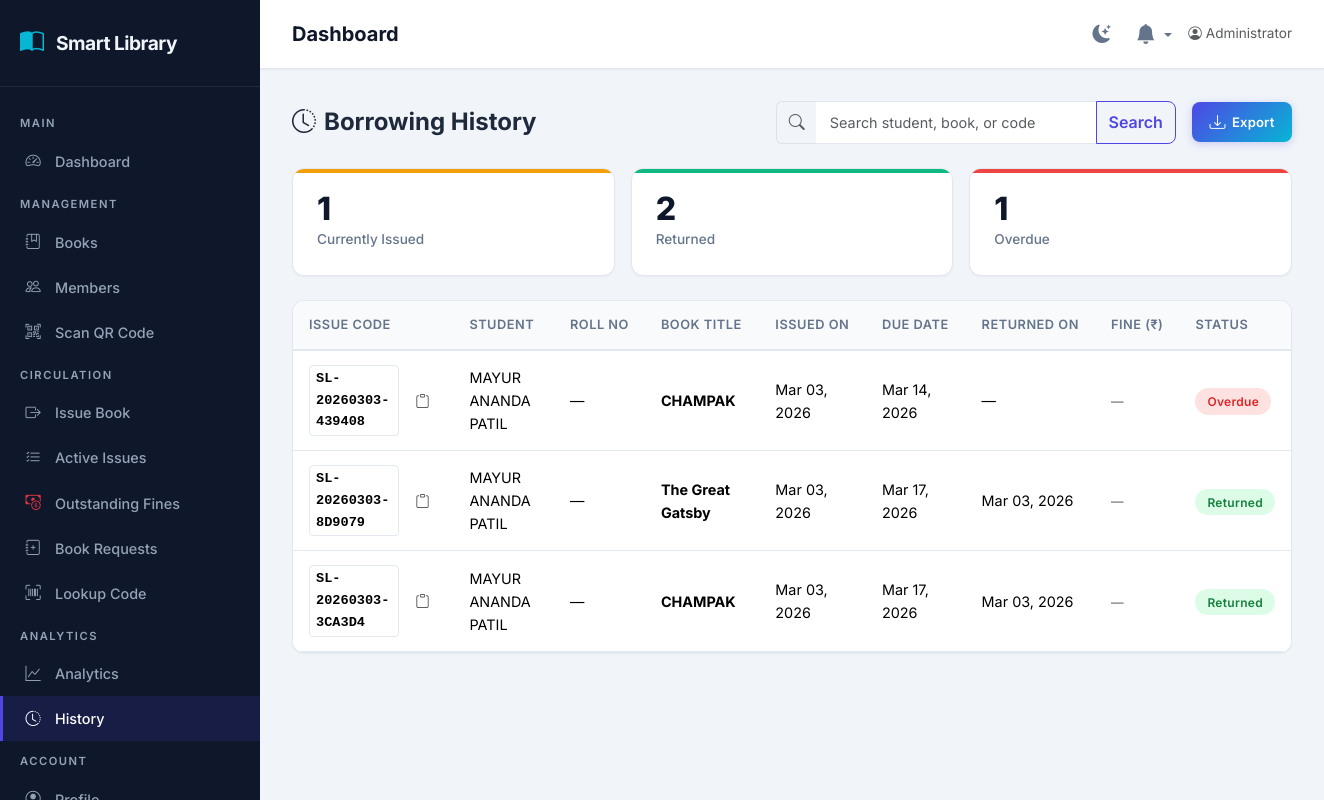
Page /admin/history (signed in) on the committed database.
### app/models.py (models this page shows, shortened)
class User(UserMixin, db.Model):
    __tablename__ = 'users'
    id = db.Column(db.Integer, primary_key=True)
    name = db.Column(db.String(120), nullable=False)
    email = db.Column(db.String(120), unique=True, nullable=False, index=True)
    password_hash = db.Column(db.String(256), nullable=False)
    role = db.Column(db.String(20), nullable=False, default='user', index=True)
    status = db.Column(db.String(20), nullable=False, default='active', index=True)
    created_at = db.Column(db.DateTime, nullable=False, default=datetime.utcnow)
    last_active_at = db.Column(db.DateTime, nullable=True)
    roll_number = db.Column(db.String(50), nullable=True, index=True)
    phone = db.Column(db.String(20), nullable=True)
    division = db.Column(db.String(20), nullable=True)
    department = db.Column(db.String(100), nullable=True)
    semester = db.Column(db.Integer, nullable=True)
    issued_books = db.relationship('IssuedBook', backref='user', lazy='dynamic')
    saved_books = db.relationship('SavedBook', backref='user', lazy='dynamic', cascade='all, delete-orphan')
    reviews = db.relationship('Review', backref='user', lazy='dynamic', cascade='all, delete-orphan')
    book_requests = db.relationship('BookRequest', backref='requester', lazy='dynamic', cascade='all, delete-orphan')
    @property
    def is_admin(self):
        return self.role and self.role.strip().lower() == 'admin'

class IssuedBook(db.Model):
    __tablename__ = 'issued_books'
    id = db.Column(db.Integer, primary_key=True)
    issue_code = db.Column(db.String(20), unique=True, nullable=False, index=True)
    user_id = db.Column(db.Integer, db.ForeignKey('users.id'), nullable=False, index=True)
    book_id = db.Column(db.Integer, db.ForeignKey('books.id'), nullable=False, index=True)
    copy_id = db.Column(db.Integer, db.ForeignKey('book_copies.id'), nullable=True, index=True)
    issue_date = db.Column(db.DateTime, nullable=False, default=datetime.utcnow)
    due_date = db.Column(db.DateTime, nullable=False, index=True)
    return_date = db.Column(db.DateTime, nullable=True)
    status = db.Column(db.String(20), nullable=False, default='issued', index=True)
    fine_amount = db.Column(db.Float, nullable=False, default=0.0)
    fine_paid = db.Column(db.Boolean, nullable=False, default=False)
    notified_due_soon = db.Column(db.Boolean, nullable=False, default=False)

class Book(db.Model):
    __tablename__ = 'books'
    id = db.Column(db.Integer, primary_key=True)
    access_number = db.Column(db.String(50), nullable=True, index=True)
    title = db.Column(db.String(255), nullable=False, index=True)
    author = db.Column(db.String(255), nullable=False, index=True)
    category = db.Column(db.String(100), nullable=False, index=True)
    publication = db.Column(db.String(255), nullable=False, default='Unknown')
    total_copies = db.Column(db.Integer, nullable=False, default=1)
    available_copies = db.Column(db.Integer, nullable=False, default=1)
    image_url = db.Column(db.String(500), nullable=True)  # Cloudinary secure URL
    image_public_id = db.Column(db.String(255), nullable=True)  # For deleting/replacing images
    created_at = db.Column(db.DateTime, nullable=False, default=datetime.utcnow)
    copies = db.relationship('BookCopy', backref='book', lazy='dynamic', cascade='all, delete-orphan')
    issued_records = db.relationship('IssuedBook', backref='book', lazy='dynamic')
    saved_by = db.relationship('SavedBook', backref='book', lazy='dynamic', cascade='all, delete-orphan')
    reviews = db.relationship('Review', backref='book', lazy='dynamic', cascade='all, delete-orphan')
    __table_args__ = (
        db.CheckConstraint('total_copies >= 0', name='ck_total_copies_non_negative'),
        db.CheckConstraint('available_copies >= 0', name='ck_available_copies_non_negative'),
        db.CheckConstraint('available_copies <= total_copies', name='ck_available_lte_total'),
    )

### app/routes/admin.py (the view, shortened to what this page needs)
@admin_bp.route('/history')
@admin_required
def history():
    search_query = request.args.get('q', '').strip()
    issue_service.update_overdue_books()
    q = IssuedBook.query.join(User).join(Book)
    all_issues = q.order_by(
        IssuedBook.return_date.isnot(None),
        IssuedBook.return_date.desc(),
        IssuedBook.issue_date.desc()
    ).all()
    total_query_all = IssuedBook.query.all()
    total = len(total_query_all)
    active = sum(1 for i in total_query_all if i.status in ('issued', 'overdue'))
    returned = sum(1 for i in total_query_all if i.status in ('returned', 'lost', 'damaged', 'lost_replaced', 'damaged_replaced'))
    overdue = sum(1 for i in total_query_all if i.status == 'overdue')
    return render_template('admin/history.html', history=all_issues,
                           total=total, active=active, returned=returned, overdue=overdue, search_query=search_query)

### app/models.py (called while the page is built)
@login_manager.user_loader
def load_user(user_id):
    return User.query.get(int(user_id))

### app/routes/admin.py (called while the page is built)
@admin_bp.before_request
@login_required
def before_request():
    from datetime import datetime
    if current_user.is_authenticated:
        current_user.last_active_at = datetime.utcnow()
        db.session.commit()

### app/services/issue_service.py (called while the page is built, shortened)
def update_overdue_books():
    now = datetime.utcnow()
    overdue_records = IssuedBook.query.filter(
        IssuedBook.status == 'issued',
        IssuedBook.due_date < now,
    ).all()
    for record in overdue_records:
        record.status = 'overdue'
    warning_deadline = now + timedelta(days=2)
    due_soon_records = IssuedBook.query.filter(
        IssuedBook.status == 'issued',
        IssuedBook.due_date <= warning_deadline,
        IssuedBook.due_date >= now,
        IssuedBook.notified_due_soon == False
    ).all()
    if overdue_records or due_soon_records:
        db.session.commit()
    return len(overdue_records)

### app/templates/admin/history.html (shortened to what this page needs)
{% extends "admin/layout.html" %}
{% block content %}
<div class="d-flex justify-content-between align-items-center mb-4 flex-wrap gap-3">
    <h1 class="h4 fw-700 mb-0"><i class="bi bi-clock-history me-2"></i>Borrowing History</h1>
    <div class="d-flex align-items-center gap-3">
        <form class="d-flex" style="width: 400px;" method="GET" action="{{ url_for('admin.history') }}">
            <div class="input-group">
                <span class="input-group-text bg-transparent border-end-0">
                    <i class="bi bi-search text-muted"></i>
                </span>
                <input type="text" class="form-control border-start-0" name="q" placeholder="Search student, book, or code"
                    value="{{ search_query }}">
                <button class="btn btn-outline-primary" type="submit">Search</button>
            </div>
        </form>
        <button type="button" class="btn-export" data-bs-toggle="modal" data-bs-target="#exportModal" title="Export records by date range">
            <i class="bi bi-download"></i>Export
        </button>
    </div>
</div>
<div class="row g-3 mb-4">
    <div class="col-sm-4">
        <div class="stat-card issued">
            <div class="stat-value">{{ active }}</div>
            <div class="stat-label">Currently Issued</div>
        </div>
    </div>
    <div class="col-sm-4">
        <div class="stat-card users">
            <div class="stat-value">{{ returned }}</div>
            <div class="stat-label">Returned</div>
        </div>
    </div>
    <div class="col-sm-4">
        <div class="stat-card overdue">
            <div class="stat-value">{{ overdue }}</div>
            <div class="stat-label">Overdue</div>
        </div>
    </div>
</div>
{% if history %}
<div class="table-olms">
    <div class="table-responsive">
        <table class="table table-hover mb-0">
            <thead>
                <tr>
                    <th>Issue Code</th>
                    <th>Student</th>
                    <th>Roll No</th>
                    <th>Book Title</th>
                    <th>Issued On</th>
                    <th>Due Date</th>
                    <th>Returned On</th>
                    <th>Fine (₹)</th>
                    <th>Status</th>
                </tr>
            </thead>
            <tbody>
                {% for issue in history %}
                <tr>
                    <td>
                        <div class="d-flex align-items-center gap-2">
                            <code
                                style="font-weight:600; font-size:.85rem; color:var(--text-color); background:var(--bg-card); padding:2px 6px; border:1px solid var(--border-color); border-radius:4px;"
                                id="code-{{ issue.issue_code }}">{{ issue.issue_code }}</code>
                            <button type="button" class="btn btn-sm py-0 px-2"
                                style="background:transparent; border:none; color:inherit; opacity:0.7;"
                                onclick="copyIssueCode('{{ issue.issue_code }}', this)" title="Copy Code"
                                onmouseover="this.style.opacity=1" onmouseout="this.style.opacity=0.7">
                                <i class="bi bi-clipboard"></i>
                            </button>
                        </div>
                    </td>
                    <td>{{ issue.user.name }}</td>
                    <td>{{ issue.user.roll_number or '—' }}</td>
                    <td><strong>{{ issue.book.title }}</strong></td>
                    <td>{{ issue.issue_date.strftime('%b %d, %Y') }}</td>
                    <td>{{ issue.due_date.strftime('%b %d, %Y') }}</td>
                    <td>{{ issue.return_date.strftime('%b %d, %Y') if issue.return_date else '—' }}</td>
                    <td>
                        {% if issue.fine_amount > 0 %}
                            <div class="d-flex flex-column">
                                <span class="fw-bold text-danger">₹{{ issue.fine_amount }}</span>
                                {% if issue.fine_paid %}
                                    <span class="text-success" style="font-size: 0.7rem;"><i class="bi bi-check-circle-fill me-1"></i>Paid</span>
                                {% else %}
                                    <span class="text-warning" style="font-size: 0.7rem;"><i class="bi bi-clock-history me-1"></i>Pending</span>
                                {% endif %}
                            </div>
                        {% else %}
                            <span class="text-muted small">—</span>
                        {% endif %}
                    </td>
                    <td>
                        {% if issue.status == 'lost_replaced' %}
                        <span class="badge-status badge-lost_replaced">Lost (Replaced)</span>
                        {% elif issue.status == 'damaged_replaced' %}
                        <span class="badge-status badge-damaged_replaced">Damaged (Replaced)</span>
                        {% else %}
                        <span class="badge-status badge-{{ issue.status }}">{{ issue.status|capitalize }}</span>
                        {% endif %}
                    </td>
                </tr>
                {% endfor %}
            </tbody>
        </table>
    </div>
</div>
{% endif %}
{% endblock %}

### app/templates/admin/layout.html (shortened to what this page needs)
{% extends "base.html" %}
{% block body %}
<div class="admin-wrapper">
    <aside class="sidebar" id="sidebar">
        <div class="sidebar-brand">
            <i class="bi bi-book-half"></i>
            <span>Smart Library</span>
        </div>
        <ul class="sidebar-nav">
            <li class="nav-section">Main</li>
            <li class="nav-item">
                <a href="{{ url_for('admin.dashboard') }}"><i class="bi bi-speedometer2"></i> Dashboard</a>
            </li>
            <li class="nav-section">Management</li>
            <li class="nav-item">
                <a href="{{ url_for('admin.books') }}"><i class="bi bi-journal-bookmark"></i> Books</a>
            </li>
            <li class="nav-item">
                <a href="{{ url_for('admin.users') }}"><i class="bi bi-people"></i> Members</a>
            </li>
            <li class="nav-item">
                <a href="{{ url_for('admin.scan_book') }}"><i class="bi bi-qr-code-scan"></i> Scan QR Code</a>
            </li>
            <li class="nav-section">Circulation</li>
            <li class="nav-item">
                <a href="{{ url_for('admin.issue_book') }}"><i class="bi bi-box-arrow-right"></i> Issue Book</a>
            </li>
            <li class="nav-item">
                <a href="{{ url_for('admin.issued_books') }}"><i class="bi bi-list-check"></i> Active Issues</a>
            </li>
            <li class="nav-item">
                <a class="nav-link {{ 'active' if request.endpoint == 'admin.fines' else '' }}"
                    href="{{ url_for('admin.fines') }}"><i class="bi bi-cash-coin text-danger"></i> Outstanding
                    Fines</a>
            </li>
            <li class="nav-item">
                <a class="nav-link {{ 'active' if request.endpoint == 'admin.book_requests' else '' }}"
                    href="{{ url_for('admin.book_requests') }}"><i class="bi bi-journal-plus"></i> Book Requests</a>
            </li>
            <li class="nav-item">
                <a class="nav-link {{ 'active' if request.endpoint == 'admin.lookup_code' else '' }}"
                    href="{{ url_for('admin.lookup_code') }}"><i class="bi bi-upc-scan"></i> Lookup Code</a>
            </li>
            <li class="nav-section">Analytics</li>
            <li class="nav-item">
                <a href="{{ url_for('admin.reports') }}"><i class="bi bi-graph-up"></i> Analytics</a>
            </li>
            <li class="nav-item">
                <a href="{{ url_for('admin.history') }}"><i class="bi bi-clock-history"></i> History</a>
            </li>
            <li class="nav-section">Account</li>
            <li class="nav-item">
                <a href="{{ url_for('admin.admin_profile') }}"><i class="bi bi-person-circle"></i> Profile</a>
            </li>
        </ul>
    </aside>
    <div class="admin-content">
        <header class="admin-topbar">
            <h1 class="page-title">{% block page_title %}Dashboard{% endblock %}</h1>
            <div class="d-flex align-items-center gap-3">
                <button class="theme-toggle-btn theme-toggle-click" title="Toggle theme">
                    <i class="bi bi-moon-stars-fill theme-toggle-icon"></i>
                </button>
                <div class="dropdown">
                    <a href="#" class="position-relative text-decoration-none dropdown-toggle" role="button"
                        data-bs-toggle="dropdown" aria-expanded="false" style="color: var(--text-secondary);"
                        id="notifDropdown">
                        <i class="bi bi-bell-fill" style="font-size: 1.25rem;"></i>
                    </a>
                </div>
                <span class="text-muted" style="font-size:.85rem;">
                    <i class="bi bi-person-circle me-1"></i>{{ current_user.name }}
                </span>
            </div>
        </header>
        <main class="admin-main">
            {% block content %}{% endblock %}
        </main>
    </div>
</div>
{% endblock %}

### rows in the picture
User: name "Administrator"
IssuedBook: issue_code "SL-20260303-439408", user.name "MAYUR ANANDA PATIL", user "—", book "CHAMPAK", issue_date "Mar 03, 2026", due_date "Mar 14, 2026", return_date "—", status "Overdue"
IssuedBook: issue_code "SL-20260303-8D9079", user.name "MAYUR ANANDA PATIL", user "—", book "The Great Gatsby", issue_date "Mar 03, 2026", due_date "Mar 17, 2026", return_date "Mar 03, 2026", status "Returned"
IssuedBook: issue_code "SL-20260303-3CA3D4", user.name "MAYUR ANANDA PATIL", user "—", book "CHAMPAK", issue_date "Mar 03, 2026", due_date "Mar 17, 2026", return_date "Mar 03, 2026", status "Returned"

### other values in the picture
{{ active }} "1"
{{ returned }} "2"
{{ overdue }} "1"
